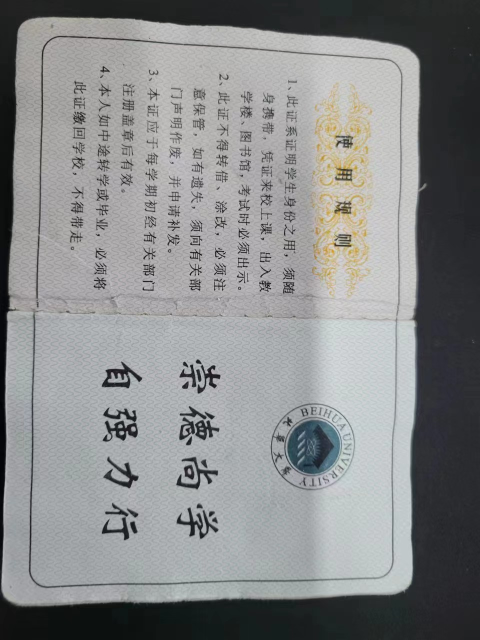
#> input picture 工训/三板通信西门子最终代码/测距/car1/016c5d9b747df3e7fa8d39a7480f5fb.jpg, 960 x 1280 px, given in place of the camera (shown at 1/2 size)
$ python cv1.py
#> lines starting #> are read from the running program, lines starting #| are printed output that depends on the picture; after the words box and inside, x2 and y2 are one past the last pixel; in counts of white or black regions, pixels touching at a corner belong together
import cv2
import time
import numpy as np
from collections import deque


class KalmanFilter:
    """卡尔曼滤波器用于稳定目标位置预测"""

    def __init__(self):
        self.kf = cv2.KalmanFilter(4, 2)
        self.kf.transitionMatrix = np.array([
            [1, 0, 1, 0],
            [0, 1, 0, 1],
            [0, 0, 1, 0],
            [0, 0, 0, 1]
        ], np.float32)

        self.kf.measurementMatrix = np.array([
            [1, 0, 0, 0],
            [0, 1, 0, 0]
        ], np.float32)

        self.kf.processNoiseCov = 1e-4 * np.eye(4, dtype=np.float32)
        self.kf.measurementNoiseCov = 1e-1 * np.eye(2, dtype=np.float32)
        self.kf.errorCovPost = np.eye(4, dtype=np.float32)

    def update(self, measurement):
        if measurement is not None:
            self.kf.correct(np.array([[np.float32(measurement[0])], [np.float32(measurement[1])]]))
        prediction = self.kf.predict()
        return (prediction[0, 0], prediction[1, 0])


def detect_largest_rectangle():
    # 打开默认摄像头
    cap = cv2.VideoCapture(0)

    # 设置摄像头参数
    cap.set(cv2.CAP_PROP_FRAME_WIDTH, 1280)
    cap.set(cv2.CAP_PROP_FRAME_HEIGHT, 720)
    cap.set(cv2.CAP_PROP_FPS, 60)
    cap.set(cv2.CAP_PROP_BUFFERSIZE, 1)
    cap.set(cv2.CAP_PROP_AUTOFOCUS, 0)
    cap.set(cv2.CAP_PROP_FOCUS, 50)

    if not cap.isOpened():
        print("无法打开摄像头")
        return

    # 性能跟踪变量
    prev_time = time.time()
    fps = 0
    processing_times = deque(maxlen=30)

    # 跟踪和稳定性变量
    kalman = KalmanFilter()
    prev_center = None
    prev_gray = None
    trajectory = deque(maxlen=50)
    lost_frames = 0
    max_lost_frames = 10
    stabilization_factor = 0.85

    # 形态学核
    kernel = np.ones((3, 3), np.uint8)

    # 多尺度参数
    scales = [0.7, 0.85, 1.0, 1.15, 1.3]

    # 光流跟踪点
    track_points = None
    track_window = None
    term_crit = (cv2.TERM_CRITERIA_EPS | cv2.TERM_CRITERIA_COUNT, 10, 0.03)

    # 创建调试窗口
    cv2.namedWindow("Largest Rectangle Detection", cv2.WINDOW_NORMAL)
    cv2.namedWindow("Edges", cv2.WINDOW_NORMAL)
    cv2.namedWindow("Debug", cv2.WINDOW_NORMAL)
    cv2.resizeWindow("Largest Rectangle Detection", 800, 600)

    # 创建控制面板
    cv2.createTrackbar('Canny Sigma', 'Debug', 33, 100, lambda x: None)
    cv2.createTrackbar('Min Area', 'Debug', 4000, 10000, lambda x: None)
    cv2.createTrackbar('Stabilization', 'Debug', 85, 100, lambda x: None)

    try:
        while True:
            start_time = time.time()

            # 读取一帧图像
            ret, frame = cap.read()
#> frame is the input picture: shape (1280, 960, 3); mean B, G, R 138, 137.4, 135.8
            if not ret:
                print("无法获取图像")
                break

            # 计算FPS
            curr_time = time.time()
            fps = 1 / (curr_time - prev_time) if (curr_time - prev_time) > 0 else 0
            prev_time = curr_time

            # 获取控制面板参数
            sigma = cv2.getTrackbarPos('Canny Sigma', 'Debug') / 100.0
            min_area = cv2.getTrackbarPos('Min Area', 'Debug')
            stabilization_factor = cv2.getTrackbarPos('Stabilization', 'Debug') / 100.0

            # 转换为灰度图
            gray = cv2.cvtColor(frame, cv2.COLOR_BGR2GRAY)

            # 高斯模糊
            blurred = cv2.GaussianBlur(gray, (7, 7), 0)

            # 多尺度边缘检测
            all_contours = []
            for scale in scales:
                # 缩放图像
                if scale != 1.0:
                    scaled = cv2.resize(blurred, None, fx=scale, fy=scale)
                else:
                    scaled = blurred.copy()

                # 自适应Canny边缘检测
                v = np.median(scaled)
                lower_thresh = int(max(0, (1.0 - sigma) * v))
                upper_thresh = int(min(255, (1.0 + sigma) * v))
                edges = cv2.Canny(scaled, lower_thresh, upper_thresh)

                # 形态学操作
                edges = cv2.dilate(edges, kernel, iterations=1)
                edges = cv2.erode(edges, kernel, iterations=1)

                # 寻找轮廓
                contours, _ = cv2.findContours(edges.copy(), cv2.RETR_EXTERNAL, cv2.CHAIN_APPROX_SIMPLE)

                # 将轮廓缩放到原始尺寸并确保数据类型正确
                if scale != 1.0:
                    scaled_contours = []
                    for cnt in contours:
                        # 缩放轮廓并转换为正确的数据类型
                        scaled_cnt = cnt * (1 / scale)
                        scaled_cnt = scaled_cnt.astype(np.int32)  # 确保是32位整数类型
                        scaled_contours.append(scaled_cnt)
                    contours = scaled_contours

                # 过滤掉无效轮廓
                valid_contours = []
                for cnt in contours:
                    # 确保轮廓有足够的点并且是正确的形状
                    if len(cnt) >= 4 and cnt.ndim == 3 and cnt.shape[1] == 1 and cnt.shape[2] == 2:
                        valid_contours.append(cnt)

                all_contours.extend(valid_contours)
#> this loop made 5 passes
#> pass 1, in detect_largest_rectangle, `scaled = cv2.resize(blurred, None, fx=scale, fy=scale)`:
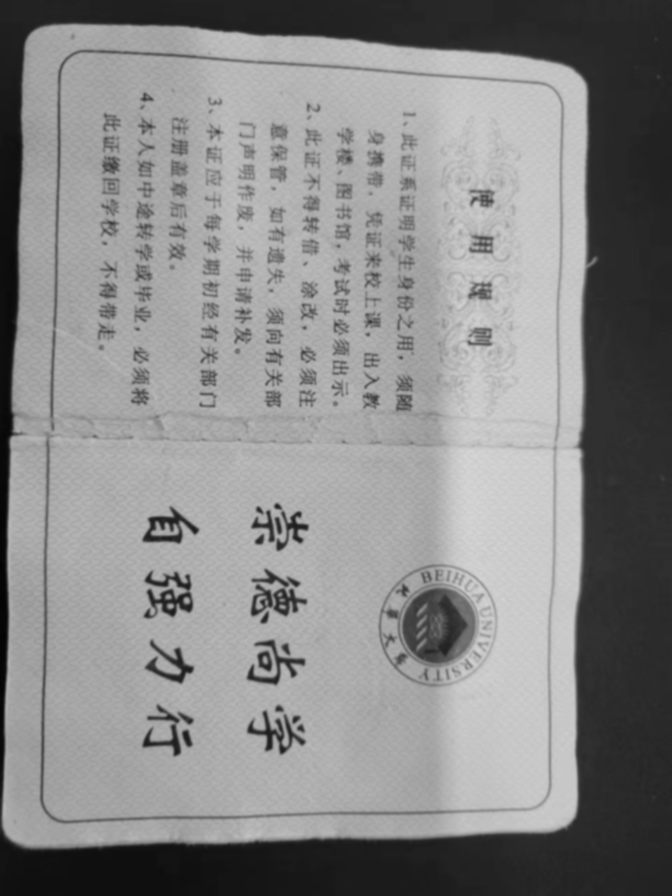
#> scaled: shape (896, 672); min 2, max 213, mean 136.9
#> pass 1, in detect_largest_rectangle, `edges = cv2.Canny(scaled, lower_thresh, upper_thresh)`:
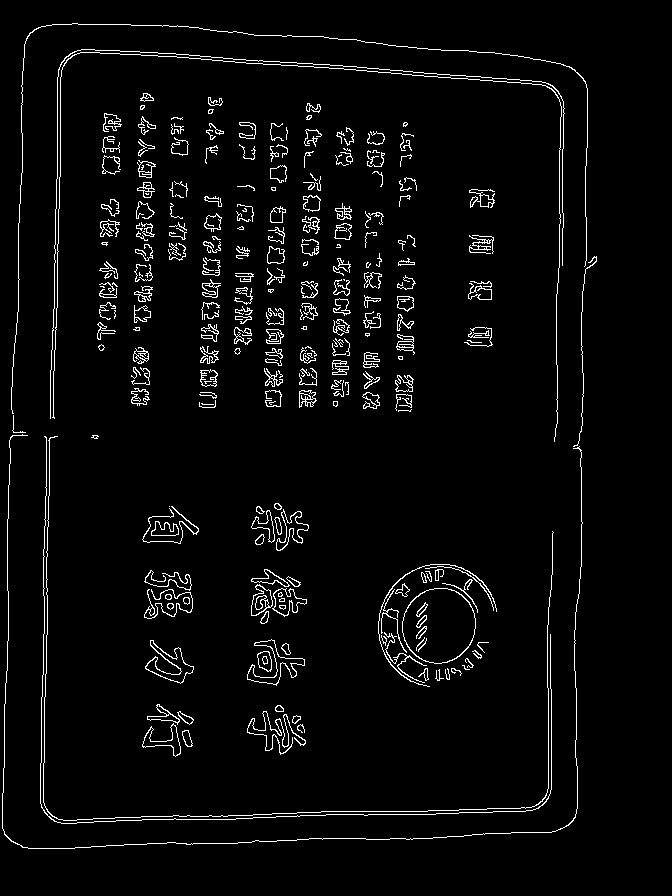
#> edges: shape (896, 672); 3.7% white in thin lines or dots, all inside (x1, y1, x2, y2) = (2, 23, 597, 849)
#> pass 1, in detect_largest_rectangle, `edges = cv2.dilate(edges, kernel, iterations=1)`:
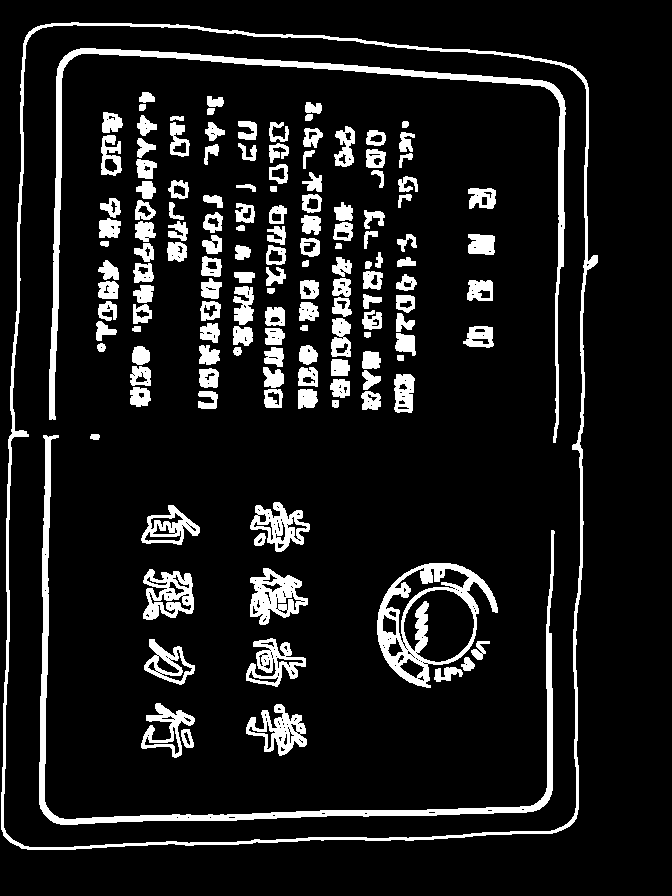
#> edges: shape (896, 672); 11.2% white; 145 white regions, largest, box (x1, y1, x2, y2) and area: (1, 22, 598, 850) 8730, (49, 48, 566, 443) 6876, (39, 435, 555, 825) 6826
#> pass 1, in detect_largest_rectangle, `edges = cv2.erode(edges, kernel, iterations=1)`:
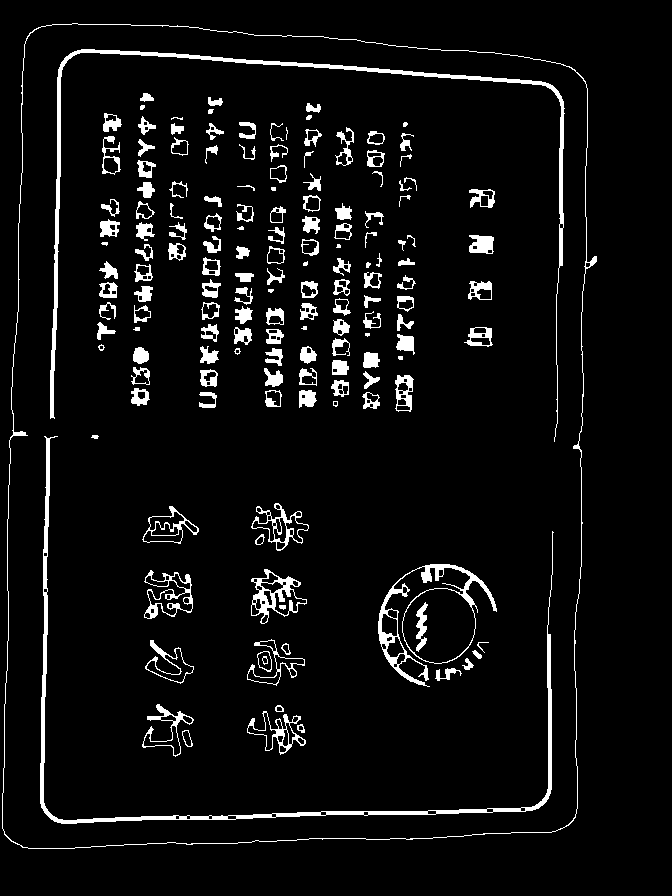
#> edges: shape (896, 672); 5.8% white; 159 white regions (11 under 20 px)
#> after the loop, all_contours = 474 contours, 128 with area under 20; largest, box (x1, y1, x2, y2) and area: (2, 32, 852, 1212) 929506, (574, 840, 679, 948) 8805, (71, 70, 805, 597) 5362, (71, 71, 806, 598) 4964, (56, 623, 703, 1177) 4796

            # 在原始图像上绘制边缘（用于显示）
            v_main = np.median(blurred)
#> v_main = 166
            lower_thresh_main = int(max(0, (1.0 - sigma) * v_main))
#> lower_thresh_main = 111
            upper_thresh_main = int(min(255, (1.0 + sigma) * v_main))
#> upper_thresh_main = 220
            edges_main = cv2.Canny(blurred, lower_thresh_main, upper_thresh_main)
#> edges_main: shape (1280, 960); 1.9% white in thin lines or dots, all inside (x1, y1, x2, y2) = (2, 34, 840, 1213)
            edges_main = cv2.dilate(edges_main, kernel, iterations=1)
#> edges_main: shape (1280, 960); 6.1% white; 145 white regions, largest, box (x1, y1, x2, y2) and area: (1, 33, 841, 1214) 11534, (70, 70, 807, 599) 8397, (56, 625, 626, 1178) 6332
            edges_main = cv2.erode(edges_main, kernel, iterations=1)
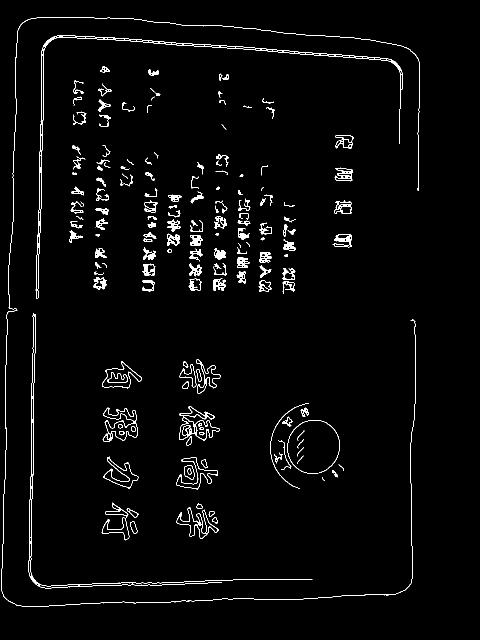
#> edges_main: shape (1280, 960) (shown at 1/2 size); 2.4% white in thin lines or dots, all inside (x1, y1, x2, y2) = (2, 34, 840, 1213)

            max_area = 0
            largest_rect = None
            found_rect = False

            # 遍历所有轮廓（多尺度合并后的）
            for contour in all_contours:
                try:
                    # 检查轮廓有效性
                    if len(contour) < 4:
                        continue

                    area = cv2.contourArea(contour)
                    if area < min_area:
                        continue

                    perimeter = cv2.arcLength(contour, True)
                    approx = cv2.approxPolyDP(contour, 0.03 * perimeter, True)

                    # 检查是否为凸四边形
                    if len(approx) == 4 and cv2.isContourConvex(approx):
                        # 计算矩形角度
                        vectors = []
                        for i in range(4):
                            pt1 = approx[i][0]
                            pt2 = approx[(i + 1) % 4][0]
                            vectors.append(np.array(pt2) - np.array(pt1))

                        # 计算相邻边的角度
                        angles = []
                        for i in range(4):
                            v1 = vectors[i]
                            v2 = vectors[(i + 1) % 4]
                            cos_angle = np.dot(v1, v2) / (np.linalg.norm(v1) * np.linalg.norm(v2) + 1e-5)
                            angle = np.arccos(np.clip(cos_angle, -1.0, 1.0))
                            angles.append(angle)

                        # 检查角度是否接近90度（允许±20度偏差）
                        valid_angles = sum(1 for angle in angles if np.abs(angle - np.pi / 2) < np.deg2rad(20))

                        if valid_angles >= 3:  # 至少3个角接近直角
                            if area > max_area:
                                max_area = area
                                largest_rect = approx
                                found_rect = True
                except Exception as e:
                    # 忽略处理单个轮廓时的错误
                    continue
#> this loop made 474 passes
#> (area, perimeter, valid_angles, max_area, largest_rect, found_rect) on pass 1: (929506, 3976, 4, 929506, [[42, 45], [5, 1191], [811, 1178], [835, 115]], True)
#> area on passes 2 to 7: 201.5, 76.5, 83.5, 1570, 78.5, 674
#> after the loop, found_rect = True; max_area = 929506

            # 处理检测结果
            current_center = None

            if found_rect:
                lost_frames = 0

                # 获取角点
                corners = np.array([point[0] for point in largest_rect], dtype=np.float32)
#> corners = [[42, 45], [5, 1191], [811, 1178], [835, 115]]

                # 亚像素角点精确化
                criteria = (cv2.TERM_CRITERIA_EPS + cv2.TERM_CRITERIA_MAX_ITER, 30, 0.01)
                cv2.cornerSubPix(gray, corners, (10, 10), (-1, -1), criteria)

                # 计算精确中心点
                center_x = np.mean(corners[:, 0])
#> center_x = 423.8
                center_y = np.mean(corners[:, 1])
#> center_y = 635.1
                current_center = (center_x, center_y)
#> current_center = (423.8, 635.1)

                # 更新轨迹
                trajectory.append((int(center_x), int(center_y)))

                # 更新光流跟踪窗口
                track_window = cv2.boundingRect(largest_rect)
#> track_window = (5, 45, 831, 1147)
                track_points = cv2.goodFeaturesToTrack(
                    gray,
                    maxCorners=200,
                    qualityLevel=0.01,
                    minDistance=10,
                    blockSize=7,
                    mask=np.zeros_like(gray)
                )
#> track_points = None

                # 绘制矩形和角点
                cv2.drawContours(frame, [largest_rect.astype(int)], -1, (0, 255, 0), 3)
                for (x, y) in corners:
                    cv2.circle(frame, (int(x), int(y)), 6, (0, 0, 255), -1)
#> this loop made 4 passes
#> (x, y) on passes 1 to 4: (41.93, 47.94), (7.51, 1193.4), (809, 1180.5), (836.9, 118.4)
#> frame: shape (1280, 960, 3); mean B, G, R 135.2, 138.5, 133.2

            # 光流跟踪（当检测失败时）
            elif prev_gray is not None and track_points is not None and len(track_points) > 0:
                # 计算光流
                new_points, status, _ = cv2.calcOpticalFlowPyrLK(
                    prev_gray, gray, track_points, None, winSize=(15, 15),
                    maxLevel=2, criteria=term_crit
                )

                # 选择有效的点
                good_old = track_points[status == 1]
                good_new = new_points[status == 1]

                if len(good_new) > 5:
                    # 计算点的平均位移
                    displacement = np.mean(good_new - good_old, axis=0)

                    # 更新跟踪窗口
                    if track_window is not None:
                        x, y, w, h = track_window
                        track_window = (
                            int(x + displacement[0]),
                            int(y + displacement[1]),
                            w, h
                        )

                    # 更新跟踪点
                    track_points = good_new.reshape(-1, 1, 2)

                    # 绘制光流向量
                    for i, (new, old) in enumerate(zip(good_new, good_old)):
                        a, b = new.ravel()
                        c, d = old.ravel()
                        cv2.line(frame, (int(a), int(b)), (int(c), int(d)), (0, 255, 255), 2)
                        cv2.circle(frame, (int(a), int(b)), 3, (0, 255, 255), -1)

                    # 如果连续丢失帧数少，使用光流预测位置
                    if lost_frames < max_lost_frames and track_window is not None:
                        x, y, w, h = track_window
                        current_center = (x + w / 2, y + h / 2)
                        lost_frames += 1
                        found_rect = True  # 标记为找到（预测）

            # 更新卡尔曼滤波器
            if current_center is not None:
                # 使用卡尔曼滤波平滑位置
                kalman_center = kalman.update(current_center)
#> kalman_center = (0, 0)

                # 帧间稳定性处理
                if prev_center is not None:
                    center_x = stabilization_factor * kalman_center[0] + (1 - stabilization_factor) * prev_center[0]
                    center_y = stabilization_factor * kalman_center[1] + (1 - stabilization_factor) * prev_center[1]
                else:
                    center_x, center_y = kalman_center
#> center_x = 0; center_y = 0

                prev_center = (center_x, center_y)
#> prev_center = (0, 0)

                # 绘制中心点和轨迹
                cv2.circle(frame, (int(center_x), int(center_y)), 10, (255, 0, 255), -1)
#> frame: shape (1280, 960, 3); mean B, G, R 135.2, 138.5, 133.2

                # 绘制轨迹
                for i in range(1, len(trajectory)):
                    cv2.line(frame, trajectory[i - 1], trajectory[i], (255, 255, 0), 2)

                # 显示坐标和面积
                cv2.putText(frame, f"({int(center_x)},{int(center_y)})",
                            (int(center_x) + 15, int(center_y) - 15),
                            cv2.FONT_HERSHEY_SIMPLEX, 0.7, (255, 0, 255), 2)
                if found_rect:  # 只有实际检测时才显示面积
                    cv2.putText(frame, f"面积: {int(max_area)}",
                                (int(center_x) + 15, int(center_y) + 20),
                                cv2.FONT_HERSHEY_SIMPLEX, 0.7, (0, 255, 255), 2)
                else:
                    cv2.putText(frame, "预测位置",
                                (int(center_x) + 15, int(center_y) + 20),
                                cv2.FONT_HERSHEY_SIMPLEX, 0.7, (150, 150, 255), 2)
            else:
                # 未检测到矩形
                lost_frames += 1
                if lost_frames > max_lost_frames:
                    trajectory.clear()  # 清除轨迹
                    prev_center = None
                    track_points = None

            # 更新前一帧灰度图
            prev_gray = gray.copy()

            # 显示FPS和状态信息
            processing_time = time.time() - start_time
            processing_times.append(processing_time)
            avg_processing = np.mean(processing_times) if processing_times else 0
#> avg_processing = 2.1

            cv2.putText(frame, f"FPS: {int(fps)}", (10, 30),
                        cv2.FONT_HERSHEY_SIMPLEX, 0.8, (0, 0, 255), 2)
            cv2.putText(frame, f"处理时间: {avg_processing * 1000:.1f}ms", (10, 60),
                        cv2.FONT_HERSHEY_SIMPLEX, 0.6, (0, 0, 255), 2)
            cv2.putText(frame, f"阈值: {lower_thresh_main}-{upper_thresh_main}", (10, 90),
                        cv2.FONT_HERSHEY_SIMPLEX, 0.6, (0, 0, 255), 2)
            cv2.putText(frame, f"稳定性: {stabilization_factor:.2f}", (10, 120),
                        cv2.FONT_HERSHEY_SIMPLEX, 0.6, (0, 0, 255), 2)
            cv2.putText(frame,
                        f"状态: {'检测' if found_rect and lost_frames == 0 else '预测' if found_rect else '丢失'}",
                        (10, 150), cv2.FONT_HERSHEY_SIMPLEX, 0.6,
                        (0, 255, 0) if found_rect and lost_frames == 0 else
                        (0, 255, 255) if found_rect else (0, 0, 255), 2)
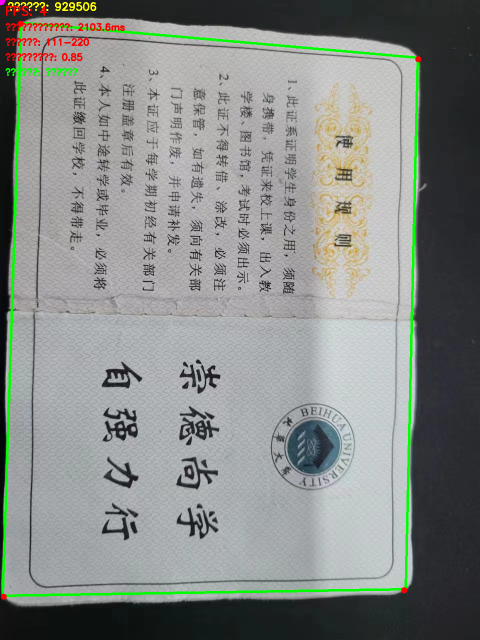
#> frame: shape (1280, 960, 3) (shown at 1/2 size); mean B, G, R 134.8, 138.4, 133.8

            # 创建调试图像
            debug_img = np.zeros_like(frame)
#> debug_img: shape (1280, 960, 3); every value is 0
            debug_img[:, :, 2] = edges_main  # 红色通道显示边缘

            # 显示轮廓
            cv2.drawContours(debug_img, all_contours, -1, (0, 255, 0), 1)

            # 显示检测窗口
            if track_window is not None:
                x, y, w, h = track_window
#> x = 5; y = 45; w = 831; h = 1147
                cv2.rectangle(debug_img, (x, y), (x + w, y + h), (255, 255, 0), 2)
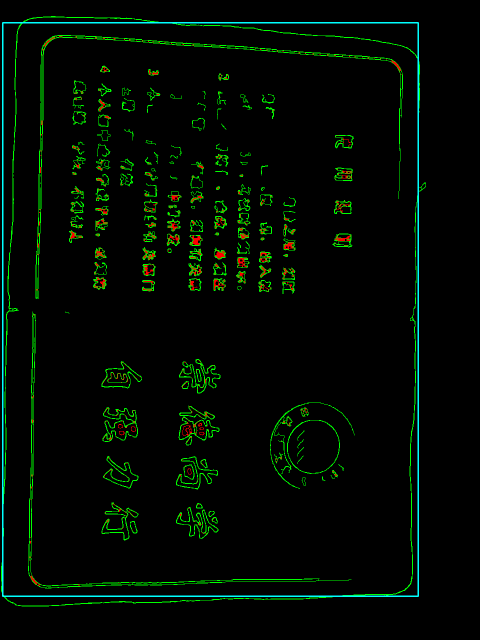
#> debug_img: shape (1280, 960, 3) (shown at 1/2 size); mean B, G, R 2.5, 10.5, 1.4

            # 显示图像
            cv2.imshow("Largest Rectangle Detection", frame)
            cv2.imshow("Edges", edges_main)
            cv2.imshow("Debug", debug_img)

            # 按键处理
            key = cv2.waitKey(1)
#> (key Esc is pressed here)
            if key == 27:  # ESC键退出
                break
            elif key == ord('r'):  # 重置跟踪
                trajectory.clear()
                prev_center = None
                track_points = None
                lost_frames = 0
                kalman = KalmanFilter()  # 重置卡尔曼滤波器

    except Exception as e:
        print(f"发生错误: {e}")
    finally:
        cap.release()
        cv2.destroyAllWindows()


if __name__ == "__main__":
    detect_largest_rectangle()
